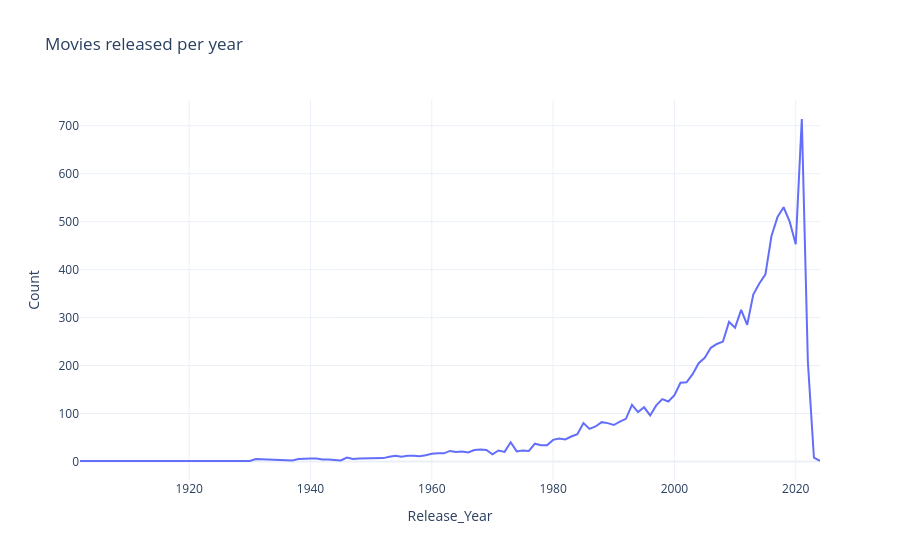

Write notebook code for a chart like this one.
### Code cell
year_count = (
    clean_df
    .groupby("Release_Year")
    .size()
    .reset_index(name="Count")
)

fig = px.line(
    year_count,
    x="Release_Year",
    y="Count",
    title="Movies released per year",
    template="plotly_white"
)

fig.show()

### Figure 1 — Plotly figure (JSON) as saved in the notebook; plotly's stock layout.template omitted (floating-point values rounded to 4 significant figures)
{"data": [{"hovertemplate": "Release_Year=%{x}<br>Count=%{y}<extra></extra>", "legendgroup": "", "line": {"color": "#636efa", "dash": "solid"}, "marker": {"symbol": "circle"}, "mode": "lines", "name": "", "orientation": "v", "showlegend": false, "type": "scatter", "x": [1902, 1920, 1921, 1922, 1925, 1926, 1927, 1929, 1930, 1931, 1932, 1933, 1935, 1936, 1937, 1938, 1939, 1940, 1941, 1942, 1943, 1944, 1945, 1946, 1947, 1948, 1949, 1950, 1951, 1952, 1953, 1954, 1955, 1956, 1957, 1958, 1959, 1960, 1961, 1962, 1963, 1964, 1965, 1966, 1967, 1968, 1969, 1970, 1971, 1972, 1973, 1974, 1975, 1976, 1977, 1978, 1979, 1980, 1981, 1982, 1983, 1984, 1985, 1986, 1987, 1988, 1989, 1990, 1991, 1992, 1993, 1994, 1995, 1996, 1997, 1998, 1999, 2000, 2001, 2002, 2003, 2004, 2005, 2006, 2007, 2008, 2009, 2010, 2011, 2012, 2013, 2014, 2015, 2016, 2017, 2018, 2019, 2020, 2021, 2022, 2023, 2024], "xaxis": "x", "y": [1, 1, 2, 2, 1, 2, 2, 1, 1, 5, 5, 4, 3, 2, 2, 5, 6, 6, 6, 4, 4, 3, 2, 8, 5, 6, 6, 7, 7, 7, 10, 12, 10, 12, 12, 11, 13, 16, 17, 17, 22, 20, 21, 19, 24, 25, 24, 15, 23, 20, 40, 21, 23, 22, 37, 34, 34, 45, 48, 46, 52, 57, 80, 68, 73, 82, 80, 76, 83, 89, 118, 103, 113, 96, 117, 130, 125, 138, 164, 165, 182, 205, 216, 237, 245, 250, 291, 279, 316, 285, 348, 371, 390, 470, 510, 530, 500, 453, 714, 208, 8, 1], "yaxis": "y"}], "layout": {"legend": {"tracegroupgap": 0}, "title": {"text": "Movies released per year"}, "xaxis": {"anchor": "y", "domain": [0, 1], "title": {"text": "Release_Year"}}, "yaxis": {"anchor": "x", "domain": [0, 1], "title": {"text": "Count"}}}}
